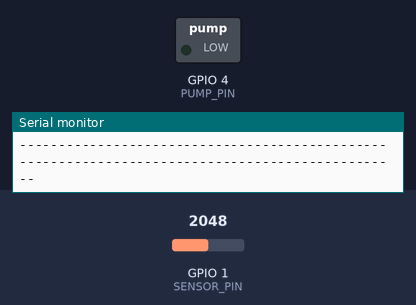
Simulated run of this sketch. Board: ESP32. Shown: switched loads named in the sketch (green lamp = pin HIGH), the last lines printed to the serial monitor. The test bench sets the inputs (shaded band); at power-on: GPIO 1 (SENSOR_PIN) = 2048. WiFi joins after 1.5 s; servers stay silent unless stated; uploads are accepted with an empty reply; EEPROM starts erased.

Above: at 4.0 s.
4.1 s: GPIO 1 (SENSOR_PIN) set to 363
7.1 s: GPIO 1 (SENSOR_PIN) set to 326
At 7.6 s:
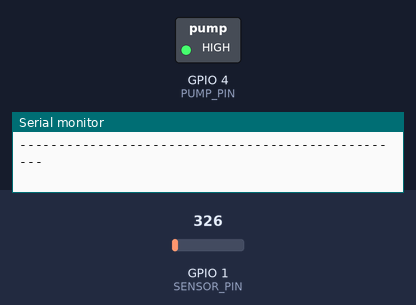
Timing chart, 0 to 10.1 s (numbered marks = the images above; inputs shaded):
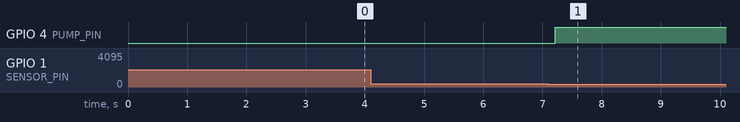

Measured:
- the behaviour switches between 340 and 339 on GPIO 1 (SENSOR_PIN) (found by bisection; images 0 and 1)
- after the input at 7.1 s, GPIO 4 (PUMP_PIN): LOW → HIGH after 0.12 s

The sketch:

esp32_aquasync.ino
```cpp
#include <WiFi.h>
#include <HTTPClient.h>
#include <WiFiClientSecure.h>
#include <Preferences.h>

// ==========================================
// 1. HARDCODED WIFI CREDENTIALS (ESP32 Station)
// ==========================================
const char* WIFI_SSID = "cappuccino 2.4G";
const char* WIFI_PASS = "bituinngmindanao";

// Default Fallback Thresholds (Overridden by Database settings)
const int DEFAULT_MIN_THRESHOLD = 25;  // Fallback default: 25%
const int DEFAULT_MAX_THRESHOLD = 85;  // Fallback default: 85%

int minThreshold  = DEFAULT_MIN_THRESHOLD;  // Turn ON pump when <= minThreshold
int maxThreshold  = DEFAULT_MAX_THRESHOLD;  // Turn OFF pump ONLY when reaching maxThreshold

// ==========================================
// 2. SERVER ENDPOINT URLS
// ==========================================
const char* SENSOR_API_URL   = "https://bullring-retold-reformer.ngrok-free.dev/aquasync/api/sensor_to_database_api.php";
const char* SETTINGS_API_URL = "https://bullring-retold-reformer.ngrok-free.dev/aquasync/api/fetch_from_database_api.php?type=settings";

// ==========================================
// 3. HARDWARE PINS & MOSFET (IRLB8721)
// ==========================================
#define SENSOR_PIN  1   // ESP32 GPIO 1 (ADC1) -> Water Level Sensor
#define PUMP_PIN    4   // ESP32 GPIO 4        -> Gate of IRLB8721 MOSFET

// For MOSFET (IRLB8721):
// HIGH = Turn ON pump
// LOW  = Turn OFF pump
const bool RELAY_ACTIVE_LOW = false;

// ==========================================
// 4. SENSOR CALIBRATION (90% Submerged = 100% Reading)
// ==========================================
const int SENSOR_DRY_VAL = 90;    // Raw ADC when dry (0%)
const int SENSOR_WET_VAL = 1050;  // Raw ADC at 90% physical submersion = 100%

// ==========================================
// 5. TIMERS & RELIABILITY SETTINGS
// ==========================================
const unsigned long SYNC_INTERVAL_MS    = 3000;    // Database sync interval: every 3 seconds
const unsigned long MAX_PUMP_RUNTIME_MS = 600000;  // Failsafe: 10 minutes maximum continuous runtime

Preferences preferences;

// System State Variables
bool isPumpOn               = false;
bool failsafeTriggered      = false;
unsigned long pumpStartTime = 0;
unsigned long lastSyncTime  = 0;

// Helper to control pin polarity (Active LOW vs Active HIGH)
void writePumpPin(bool turnOn) {
  if (RELAY_ACTIVE_LOW) {
    digitalWrite(PUMP_PIN, turnOn ? LOW : HIGH);
  } else {
    digitalWrite(PUMP_PIN, turnOn ? HIGH : LOW);
  }
}

// ==========================================
// HELPER: Manual JSON Integer Parser
// ==========================================
int parseJsonInt(const String& json, const String& key, int defaultVal) {
  String searchKey = "\"" + key + "\":";
  int pos = json.indexOf(searchKey);
  if (pos == -1) return defaultVal;
  pos += searchKey.length();
  while (pos < json.length() && (json[pos] == ' ' || json[pos] == '\t')) pos++;
  int endPos = pos;
  while (endPos < json.length() && (isDigit(json[endPos]) || json[endPos] == '-')) endPos++;
  if (pos == endPos) return defaultVal;
  return json.substring(pos, endPos).toInt();
}

// ==========================================
// HELPER: Connect to Wi-Fi
// ==========================================
void setupWiFi() {
  WiFi.mode(WIFI_STA);
  WiFi.setAutoReconnect(true);
  WiFi.persistent(true);

  if (WiFi.status() == WL_CONNECTED) {
    return;
  }

  Serial.println();
  Serial.println("==============================");
  Serial.print("[WIFI] Connecting to: ");
  Serial.println(WIFI_SSID);
  Serial.println("==============================");

  WiFi.begin(WIFI_SSID, WIFI_PASS);

  int attempts = 0;
  while (WiFi.status() != WL_CONNECTED && attempts < 30) {
    delay(400);
    Serial.print(".");
    attempts++;
  }

  if (WiFi.status() == WL_CONNECTED) {
    Serial.println();
    Serial.println("[WIFI] Connected Successfully!");
    Serial.print("[WIFI] IP Address: ");
    Serial.println(WiFi.localIP());
  } else {
    Serial.println();
    Serial.println("[WIFI] Auto-reconnect active in background.");
  }
}

// ==========================================
// HELPER: Stable Water Level Reading (0 - 100%)
// ==========================================
int readWaterLevelPercent() {
  const int numSamples = 20;
  int samples[numSamples];

  for (int i = 0; i < numSamples; i++) {
    samples[i] = analogRead(SENSOR_PIN);
    delay(2);
  }

  // Median filtering to eliminate noise and spikes
  for (int i = 0; i < numSamples - 1; i++) {
    for (int j = 0; j < numSamples - i - 1; j++) {
      if (samples[j] > samples[j + 1]) {
        int temp = samples[j];
        samples[j] = samples[j + 1];
        samples[j + 1] = temp;
      }
    }
  }

  long sum = 0;
  for (int i = 5; i < 15; i++) {
    sum += samples[i];
  }
  int cleanAdc = sum / 10;

  if (cleanAdc <= SENSOR_DRY_VAL) {
    return 0;
  }

  int percent = map(cleanAdc, SENSOR_DRY_VAL, SENSOR_WET_VAL, 0, 100);
  percent = constrain(percent, 0, 100);

  // Live Debug output in Serial Monitor every 1 second
  static unsigned long lastDebugPrint = 0;
  if (millis() - lastDebugPrint >= 1000) {
    lastDebugPrint = millis();
    Serial.println("------------------------------------------------------------------------------------------------");
    Serial.printf(">>> RAW ADC: %-4d | LEVEL: %-3d%% | CURRENT LIMITS: [Min: %d%% | Max: %d%%] | PUMP: %s <<<\n",
                  cleanAdc, percent, minThreshold, maxThreshold, isPumpOn ? "ON" : "OFF");
    Serial.println("------------------------------------------------------------------------------------------------");
  }

  return percent;
}

// ==========================================
// HELPER: Control Water Pump Output (GPIO 4)
// ==========================================
void setPumpState(bool turnOn, const char* reason) {
  if (turnOn && !isPumpOn) {
    writePumpPin(true);
    isPumpOn = true;
    pumpStartTime = millis();
    failsafeTriggered = false;
    Serial.println("--------------------------------------------------");
    Serial.printf("[PUMP ACTION] >>> PUMP ACTIVATED (ON) <<< Reason: %s\n", reason);
    Serial.println("--------------------------------------------------");
  }
  else if (!turnOn && isPumpOn) {
    writePumpPin(false);
    isPumpOn = false;
    Serial.println("--------------------------------------------------");
    Serial.printf("[PUMP ACTION] >>> PUMP DEACTIVATED (OFF) <<< Reason: %s\n", reason);
    Serial.println("--------------------------------------------------");
  }

  if (!turnOn) {
    writePumpPin(false);
    isPumpOn = false;
  }
}

// ==========================================
// HTTP GET: Fetch Thresholds from Database
// ==========================================
void fetchConfigFromPHP() {
  if (WiFi.status() != WL_CONNECTED) return;

  HTTPClient http;
  WiFiClientSecure secureClient;
  WiFiClient regularClient;

  String url = String(SETTINGS_API_URL);
  if (url.startsWith("https://")) {
    secureClient.setInsecure();
    http.begin(secureClient, url);
  } else {
    http.begin(regularClient, url);
  }

  http.setTimeout(8000);
  http.addHeader("ngrok-skip-browser-warning", "true");
  http.addHeader("User-Agent", "ESP32-AquaSync");

  int httpCode = http.GET();

  if (httpCode == 200) {
    String payload = http.getString();

    // 1. Fetch Thresholds from Database payload
    if (payload.indexOf("\"min_threshold\"") != -1 && payload.indexOf("\"max_threshold\"") != -1) {
      int dbMin = parseJsonInt(payload, "min_threshold", minThreshold);
      int dbMax = parseJsonInt(payload, "max_threshold", maxThreshold);

      if (dbMin < dbMax && dbMin >= 5 && dbMax <= 100) {
        if (dbMin != minThreshold || dbMax != maxThreshold) {
          minThreshold = dbMin;
          maxThreshold = dbMax;
          preferences.putInt("minThresh", minThreshold);
          preferences.putInt("maxThresh", maxThreshold);
          Serial.printf("[DATABASE CONFIG] Updated Thresholds -> Min: %d%% | Max: %d%%\n", minThreshold, maxThreshold);
        }
      }
    }
  }
  http.end();
}

// ==========================================
// HTTP POST: Send Telemetry to Database (INSERT into water_levels)
// ==========================================
void sendTelemetryToPHP(int currentLevel) {
  if (WiFi.status() != WL_CONNECTED) return;

  HTTPClient http;
  WiFiClientSecure secureClient;
  WiFiClient regularClient;

  String url = String(SENSOR_API_URL);
  if (url.startsWith("https://")) {
    secureClient.setInsecure();
    http.begin(secureClient, url);
  } else {
    http.begin(regularClient, url);
  }

  http.setTimeout(8000);
  http.addHeader("Content-Type", "application/json");
  http.addHeader("ngrok-skip-browser-warning", "true");
  http.addHeader("User-Agent", "ESP32-AquaSync");

  // Determine pump action and short concise description for water_levels table
  String action = isPumpOn ? "ON" : "OFF";
  String description = "";

  if (currentLevel >= maxThreshold) {
    description = "Target level achieved";
  } else if (currentLevel <= minThreshold) {
    description = "Water level dropped";
  } else if (isPumpOn) {
    description = "Water level raised";
  } else {
    description = "Normal water level";
  }

  // Ensure description fits within varchar(100) limit of the database
  if (description.length() > 98) {
    description = description.substring(0, 98);
  }

  // JSON payload including currently active min & max thresholds
  String jsonData =
    "{"
    "\"water_level\":" + String(currentLevel) + ","
    "\"min_threshold\":" + String(minThreshold) + ","
    "\"max_threshold\":" + String(maxThreshold) + ","
    "\"action\":\"" + action + "\","
    "\"description\":\"" + description + "\""
    "}";

  int httpCode = http.POST(jsonData);
  if (httpCode > 0) {
    Serial.printf("[DATABASE SYNC] Level: %d%% | Following Thresholds: [Min: %d%% | Max: %d%%] | Action: %s | HTTP: %d\n",
                  currentLevel, minThreshold, maxThreshold, action.c_str(), httpCode);

    // Extract updated thresholds from server response
    if (httpCode == 200) {
      String responsePayload = http.getString();
      if (responsePayload.indexOf("\"min_threshold\"") != -1 && responsePayload.indexOf("\"max_threshold\"") != -1) {
        int dbMin = parseJsonInt(responsePayload, "min_threshold", minThreshold);
        int dbMax = parseJsonInt(responsePayload, "max_threshold", maxThreshold);
        if (dbMin < dbMax && dbMin >= 5 && dbMax <= 100) {
          if (dbMin != minThreshold || dbMax != maxThreshold) {
            minThreshold = dbMin;
            maxThreshold = dbMax;
            preferences.putInt("minThresh", minThreshold);
            preferences.putInt("maxThresh", maxThreshold);
            Serial.printf("[THRESHOLD SYNCED] Min: %d%% | Max: %d%%\n", minThreshold, maxThreshold);
          }
        }
      }
    }
  } else {
    Serial.printf("[DATABASE SYNC ERROR] HTTP POST Failed: %s\n", http.errorToString(httpCode).c_str());
  }
  http.end();
}

// ==========================================
// SETUP
// ==========================================
void setup() {
  Serial.begin(115200);
  delay(1000);

  pinMode(PUMP_PIN, OUTPUT);
  writePumpPin(false);
  isPumpOn = false;

  preferences.begin("aquasync-cfg", false);
  minThreshold = preferences.getInt("minThresh", DEFAULT_MIN_THRESHOLD);
  maxThreshold = preferences.getInt("maxThresh", DEFAULT_MAX_THRESHOLD);

  Serial.println();
  Serial.println("==================================================");
  Serial.println("     AQUASYNC WATER MANAGEMENT CONTROLLER         ");
  Serial.printf ("     Initial Thresholds: Min: %d%% | Max: %d%%     \n", minThreshold, maxThreshold);
  Serial.printf ("     Relay Type: %s                              \n", RELAY_ACTIVE_LOW ? "ACTIVE LOW (Standard Module)" : "ACTIVE HIGH");
  Serial.println("==================================================");

  setupWiFi();

  if (WiFi.status() == WL_CONNECTED) {
    fetchConfigFromPHP();
  }
}

// ==========================================
// MAIN LOOP: HYSTERESIS AUTO-REFILL
// ==========================================
void loop() {
  int currentLevel = readWaterLevelPercent();

  // 1. Failsafe (10 minutes max continuous running)
  if (isPumpOn && (millis() - pumpStartTime >= MAX_PUMP_RUNTIME_MS)) {
    setPumpState(false, "MAX RUNTIME FAILSAFE REACHED");
    failsafeTriggered = true;
    Serial.println("[ALERT] Failsafe triggered: Pump stopped.");
  }

  // 2. Pump Control Logic (Auto Hysteresis)
  if (!failsafeTriggered) {
    // RULE 1: Stop pump when maximum threshold is reached
    if (currentLevel >= maxThreshold) {
      setPumpState(false, "MAXIMUM THRESHOLD REACHED (TANK FULL)");
    }
    // RULE 2: Start pump when water drops to or below minimum threshold
    else if (currentLevel <= minThreshold) {
      if (!isPumpOn) {
        setPumpState(true, "WATER DROPPED TO MINIMUM THRESHOLD");
      }
    }
  }

  // 3. Periodic Database Telemetry Sync
  if (millis() - lastSyncTime >= SYNC_INTERVAL_MS) {
    lastSyncTime = millis();

    if (WiFi.status() == WL_CONNECTED) {
      sendTelemetryToPHP(currentLevel);
    }
  }

  delay(100);
}
```
